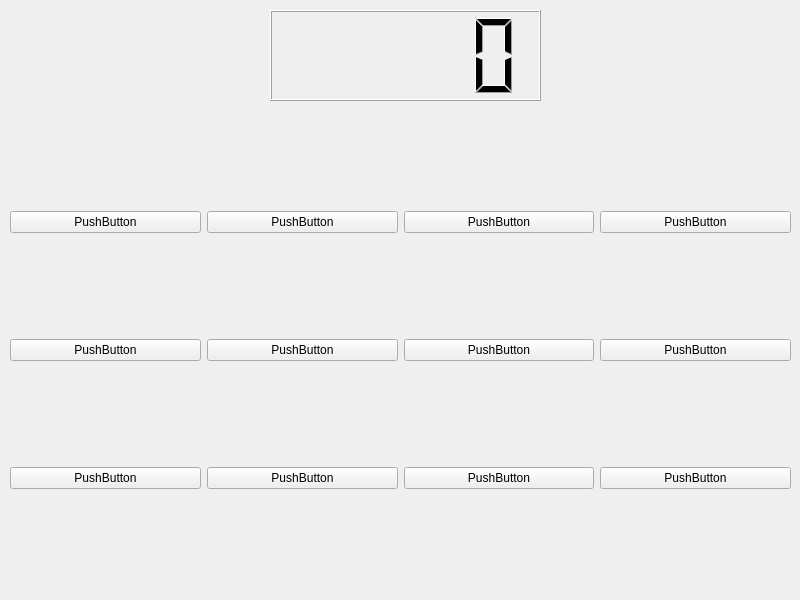
<?xml version="1.0" encoding="UTF-8"?>
<ui version="4.0">
 <class>Cards</class>
 <widget class="QMainWindow" name="Cards">
  <property name="geometry">
   <rect>
    <x>0</x>
    <y>0</y>
    <width>800</width>
    <height>600</height>
   </rect>
  </property>
  <property name="windowTitle">
   <string>记忆翻牌</string>
  </property>
  <widget class="QWidget" name="centralwidget">
   <widget class="QWidget" name="gridLayoutWidget">
    <property name="geometry">
     <rect>
      <x>10</x>
      <y>111</y>
      <width>781</width>
      <height>481</height>
     </rect>
    </property>
    <layout class="QGridLayout" name="gridLayout">
     <item row="2" column="0">
      <widget class="QPushButton" name="pb09">
       <property name="text">
        <string>PushButton</string>
       </property>
       <attribute name="buttonGroup">
        <string notr="true">pb_img</string>
       </attribute>
      </widget>
     </item>
     <item row="1" column="0">
      <widget class="QPushButton" name="pb05">
       <property name="text">
        <string>PushButton</string>
       </property>
       <attribute name="buttonGroup">
        <string notr="true">pb_img</string>
       </attribute>
      </widget>
     </item>
     <item row="1" column="1">
      <widget class="QPushButton" name="pb06">
       <property name="text">
        <string>PushButton</string>
       </property>
       <attribute name="buttonGroup">
        <string notr="true">pb_img</string>
       </attribute>
      </widget>
     </item>
     <item row="2" column="2">
      <widget class="QPushButton" name="pb11">
       <property name="text">
        <string>PushButton</string>
       </property>
       <attribute name="buttonGroup">
        <string notr="true">pb_img</string>
       </attribute>
      </widget>
     </item>
     <item row="0" column="0">
      <widget class="QPushButton" name="pb01">
       <property name="text">
        <string>PushButton</string>
       </property>
       <attribute name="buttonGroup">
        <string notr="true">pb_img</string>
       </attribute>
      </widget>
     </item>
     <item row="0" column="3">
      <widget class="QPushButton" name="pb04">
       <property name="text">
        <string>PushButton</string>
       </property>
       <attribute name="buttonGroup">
        <string notr="true">pb_img</string>
       </attribute>
      </widget>
     </item>
     <item row="0" column="2">
      <widget class="QPushButton" name="pb03">
       <property name="text">
        <string>PushButton</string>
       </property>
       <attribute name="buttonGroup">
        <string notr="true">pb_img</string>
       </attribute>
      </widget>
     </item>
     <item row="0" column="1">
      <widget class="QPushButton" name="pb02">
       <property name="text">
        <string>PushButton</string>
       </property>
       <attribute name="buttonGroup">
        <string notr="true">pb_img</string>
       </attribute>
      </widget>
     </item>
     <item row="1" column="2">
      <widget class="QPushButton" name="pb07">
       <property name="text">
        <string>PushButton</string>
       </property>
       <attribute name="buttonGroup">
        <string notr="true">pb_img</string>
       </attribute>
      </widget>
     </item>
     <item row="2" column="1">
      <widget class="QPushButton" name="pb10">
       <property name="text">
        <string>PushButton</string>
       </property>
       <attribute name="buttonGroup">
        <string notr="true">pb_img</string>
       </attribute>
      </widget>
     </item>
     <item row="2" column="3">
      <widget class="QPushButton" name="pb12">
       <property name="text">
        <string>PushButton</string>
       </property>
       <attribute name="buttonGroup">
        <string notr="true">pb_img</string>
       </attribute>
      </widget>
     </item>
     <item row="1" column="3">
      <widget class="QPushButton" name="pb08">
       <property name="text">
        <string>PushButton</string>
       </property>
       <attribute name="buttonGroup">
        <string notr="true">pb_img</string>
       </attribute>
      </widget>
     </item>
    </layout>
   </widget>
   <widget class="QLCDNumber" name="lcd_time">
    <property name="geometry">
     <rect>
      <x>270</x>
      <y>10</y>
      <width>271</width>
      <height>91</height>
     </rect>
    </property>
   </widget>
  </widget>
 </widget>
 <resources/>
 <connections/>
 <buttongroups>
  <buttongroup name="pb_img"/>
 </buttongroups>
</ui>
